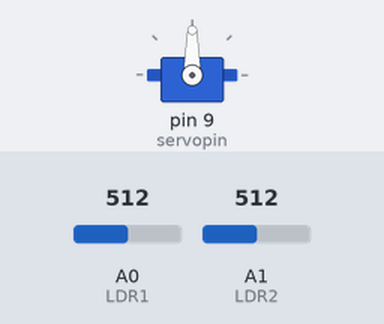
Recording of a sketch running on a simulated Arduino Uno, built with avr-gcc and run on an emulated ATmega328P. Parts: servo. The test bench sets the inputs (shaded band); at power-on: A0 (LDR1) = 512, A1 (LDR2) = 512.

Above: at 3.2 s.
3.3 s: A0 (LDR1) set to 528
At 4.9 s:
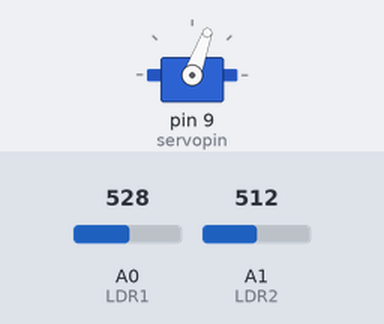
6.3 s: A0 (LDR1) set to 306
9.3 s: A1 (LDR2) set to 321
12.3 s: A1 (LDR2) set to 303
At 12.9 s:
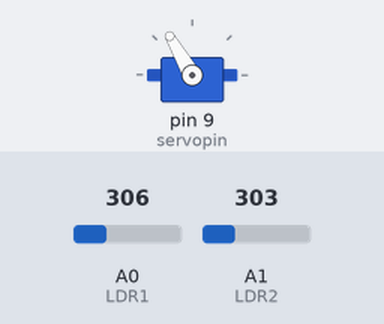
13.8 s: A0 (LDR1) set to 286
At 15.3 s:
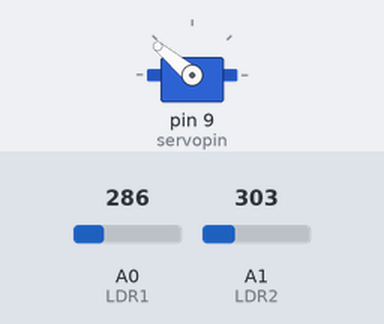
16.3 s: A0 (LDR1) set to 511
At 25.4 s:
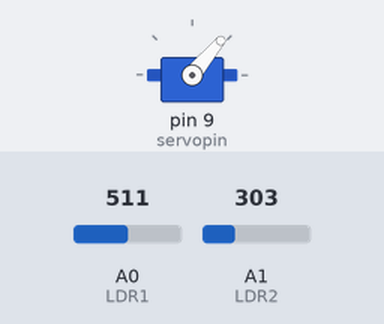
Timing chart, 0 to 27.3 s (numbered marks = the images above; inputs shaded):
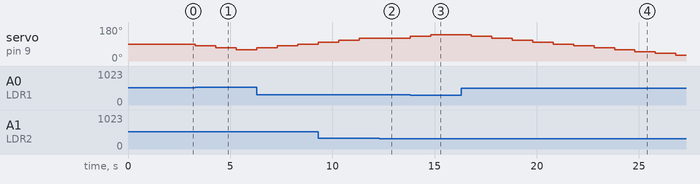

Measured:
- the behaviour switches between 517 and 518 on A0 (LDR1) (found by bisection; images 0 and 1)
- the behaviour switches between 312 and 311 on A1 (LDR2) (found by bisection; images 1 and 2)
- the behaviour switches between 298 and 297 on A0 (LDR1) (found by bisection; images 2 and 3)
- after the input at 3.3 s, servo on pin 9 (servopin): 90° → 80° at once, → 70° 1.0 s later, → 60° 1.0 s later
- after the input at 12.3 s, servo on pin 9 (servopin): stays 120° (without the input it goes to 130° after 0.00 s)
- after the input at 13.8 s, servo on pin 9 (servopin): 120° → 130° at once, → 140° 1.0 s later
- after the input at 16.3 s, servo on pin 9 (servopin): moves from 140° to 30° over 10.0 s, starting after 0.50 s

The sketch:

Solar_Tracker.ino
```cpp
#include <Servo.h>
Servo sg90;
int initial_position = 90;   //
int LDR1 = A0;          // Η φωτοαντίσταση LDR1 συνδέεται στο pin A0
int LDR2 = A1;          // Η φωτοαντίσταση LDR2 συνδέεται στο pin A1
int error = 5;          // ορίζεται η ελάχιστη διαφορά των τιμών των δύο φωτοαντιστάσεων
int servopin=9;         // ο σερβοκινητήρας συνδέεται στο pin 9
void setup()
{

  sg90.attach(servopin);  //ο σερβοκινητήρας συνδέεται στο pin 9

  pinMode(LDR1, INPUT);
  pinMode(LDR2, INPUT);
  sg90.write(initial_position);   ///γυρίζει στις 90 μοίρες
    delay(2000);
}

void loop()
{
  int R1 = analogRead(LDR1); //η τιμή που δίνει η φωτοαντίσταση LDR1 αποθηκεύεται στη μεταβλητή R1
  int R2 = analogRead(LDR2); //η τιμή που δίνει η φωτοαντίσταση LDR2 αποθηκεύεται στη μεταβλητή R2
  int diff= abs(R1 - R2);   //η τιμή που δίνει η φωτοαντίσταση LDR1 αποθηκεύεται στη μεταβλητή R1


  if (diff > error) {    //αν η διαφορά των τιμών των φωτοαντίστάσεων είναι μεγαλύτερη από 5
       if(R1 > R2)      //αν η τιμή της πρώτης φωτοαντίστασης είναι μεγαλύτερη
    {
      initial_position = initial_position-10;    //ο σερβοκινητήρας γυρίζει 10 μοίρες αριστερά

      if (initial_position < 0)  //αν η τιμη της αρχικής θέσης είναι αρνητική, τότε παίρνει την τιμή 0
      {
       initial_position = 0;
      }
      }
    if(R1 < R2)
    {
      initial_position = 10+initial_position; //ο σερβοκινητήρας γυρίζει 10 μοίρες δεξιά

       if (initial_position >140)  //αν η τιμη της αρχικής θέσης είναι μεγαλύτερη των 140, τότε παίρνει την τιμή 140
      {
       initial_position = 140;
      }
      }
   sg90.write(initial_position);
   delay(1000);
    }
}
```
